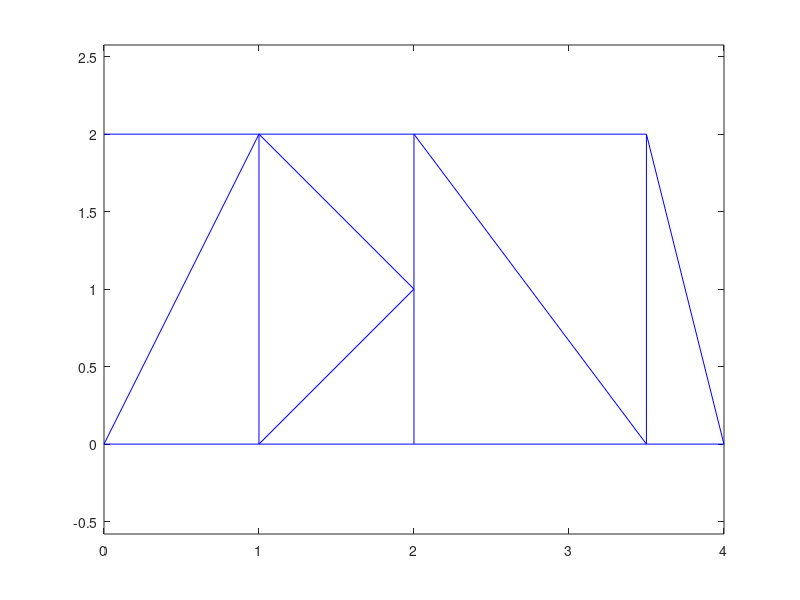

This chart was generated by the following MATLAB code: (Note: this script raises an error after producing the figure.)
function planer_truss
clear all;
close all;
global np;global ne;global nb;global nf;
global nodes;global elems;
global cnsts;global loads;
% load exp1;
load exp2;
draw_truss();
axis equal;

eks = {};
K = zeros(np*2);
F = zeros(np*2,1);
u = zeros(np*2,1);
computeLocalStiffnessMatrix();
computeTotalStiffnessMatrix();
loadBoundaryCondition();
loadForce();
% u=K\F;
u = gaussian_elimination(K,F);
fprintf('[computed displacement]\n');
u
draw_displaced_truss();

    function computeLocalStiffnessMatrix()
        for idx=1:ne
            n1=elems(idx,2);
            n2=elems(idx,3);
            n1x=nodes(n1,2);
            n1y=nodes(n1,3);
            n2x=nodes(n2,2);
            n2y=nodes(n2,3);
            z = (n2x-n1x) + (n2y-n1y) * i;
            theta = angle(z);
            deg = theta*180/pi;
            c = cos(theta);
            s = sin(theta);
            l = abs(z);
            A = elems(idx,4);
            E = elems(idx,5);
            k = A*E/l;
            ek = k * [
                c^2 c*s -c^2 -c*s
                c*s s^2 -c*s -s^2
                -c^2 -c*s c^2 c*s
                -c*s -s^2 c*s s^2
                ];
            eks = [eks;  {n1,n2, ek}];
        end
    end

    function computeTotalStiffnessMatrix()
        for idx=1:ne
            it = double(cell2mat(eks(idx,1)));
            jt = double(cell2mat(eks(idx,2)));
            ek = cell2mat(eks(idx,3));
            ll = [2*it-1,2*it,2*jt-1,2*jt];
            for ie=1:4
                for je=1:4                    
                    K(ll(ie),ll(je)) = K(ll(ie),ll(je)) + ek(ie,je);
                end
            end
        end
    end

    function loadBoundaryCondition()
        count = size(cnsts,1);
        for i=1:count
            idx = cnsts(i,1);
            xidx = 2*idx;
            yidx = 2*idx-1;
            isXConstrained = cnsts(i,2);
            isYConstrained = cnsts(i,3);
            
            if(isXConstrained==1)
                K(xidx,:) = 0;
                K(:,xidx) = 0;
                K(xidx,xidx) = 1;
            end
            
            if(isYConstrained==1)
                K(yidx,:) = 0;
                K(:,yidx) = 0;
                K(yidx,yidx) = 1;
            end
        end
    end

    function loadForce()
        count = size(loads,1);
        for idx=1:count
            fidx = loads(idx,1);
            F(2*fidx-1) = loads(idx,2);
            F(2*fidx) = loads(idx,3);
            fx_origin = nodes(fidx,2);
            fy_origin = nodes(fidx,3);
            fx_dist = fx_origin+loads(idx,2);
            fy_dist = fy_origin+loads(idx,3);
            drawArrow([fx_origin,fx_dist],[fy_origin,fy_dist]);
        end
    end

    function draw_truss()
        count = size(elems,1);
        for i=1:count
            n1=elems(i,2);
            n2=elems(i,3);
            n1x=nodes(n1,2);
            n1y=nodes(n1,3);
            n2x=nodes(n2,2);
            n2y=nodes(n2,3);
            plot([n1x,n2x],[n1y,n2y],'b-');
            hold on;
        end
    end

    function draw_displaced_truss()
        count = size(elems,1);
        for i=1:count
            n1=elems(i,2);
            n2=elems(i,3);
            n1x=nodes(n1,2)+u(2*n1-1);
            n1y=nodes(n1,3)+u(2*n1);
            n2x=nodes(n2,2)+u(2*n2-1);
            n2y=nodes(n2,3)+u(2*n2);
            plot([n1x,n2x],[n1y,n2y],'r--');
            hold on;
        end
    end

    function drawArrow(x,y)
        quiver( x(1),y(1),x(2)-x(1),y(2)-y(1),0 );
    end


end
